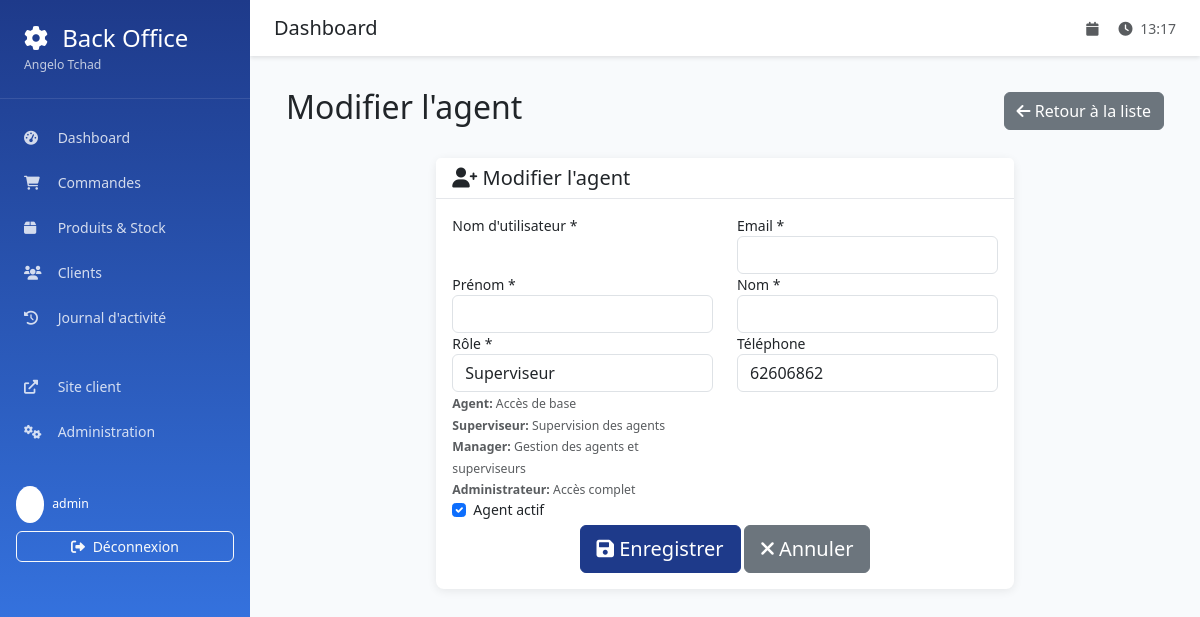
/backoffice/agents/2/update/ (signed in), run on the app's committed database.
### backoffice/models.py (models this page shows, shortened)
class AgentProfile(models.Model):
    ROLE_CHOICES = [
        ('agent', 'Agent'),
        ('supervisor', 'Superviseur'),
        ('manager', 'Manager'),
        ('admin', 'Administrateur'),
    ]
    user = models.OneToOneField(
        User,
        on_delete=models.CASCADE,
        verbose_name="Utilisateur"
    )
    role = models.CharField(
        max_length=20,
        choices=ROLE_CHOICES,
        default='agent',
        verbose_name="Rôle"
    )
    phone_number = models.CharField(
        max_length=17,
        blank=True,
        verbose_name="Numéro de téléphone"
    )
    is_active = models.BooleanField(default=True, verbose_name="Actif")
    created_at = models.DateTimeField(auto_now_add=True)
    class Meta:
        verbose_name = "Profil Agent"
        verbose_name_plural = "Profils Agents"

### backoffice/views.py (the view)
# urls.py: path('agents/<int:agent_id>/update/', views.agent_update, name='agent_update'),
@login_required
def agent_update(request, agent_id):
    if not (request.user.is_superuser or
            (hasattr(request.user, 'agentprofile') and request.user.agentprofile.can_manage_agents)):
        messages.error(request, 'Vous n\'avez pas les permissions pour modifier des agents.')
        return redirect('backoffice:dashboard')
    agent_user = get_object_or_404(User, id=agent_id)
    agent_profile = get_object_or_404(AgentProfile, user=agent_user)
    if request.method == 'POST':
        form = AgentUpdateForm(request.POST, instance=agent_profile)
        if form.is_valid():
            form.save()
            ActivityLog.objects.create(
                agent=request.user,
                action='agent_updated',
                description=f'Agent modifié: {agent_user.get_full_name()} ({agent_user.username})'
            )
            messages.success(request, f'Agent {agent_user.get_full_name()} modifié avec succès.')
            return redirect('backoffice:agents_list')
    else:
        form = AgentUpdateForm(instance=agent_profile)
    context = {
        'form': form,
        'agent_user': agent_user,
        'title': f'Modifier l\'agent {agent_user.get_full_name()}'
    }
    return render(request, 'backoffice/agent_form.html', context)

### templates/backoffice/agent_form.html (shortened to what this page needs)
{% extends 'backoffice/base.html' %}
{% load static %}
{% block content %}
<div class="container-fluid">
    <div class="d-flex justify-content-between align-items-center mb-4">
        <h2>{{ title }}</h2>
        <a href="{% url 'backoffice:agents_list' %}" class="btn btn-secondary">
            <i class="fas fa-arrow-left"></i> Retour à la liste
        </a>
    </div>
    <div class="row justify-content-center">
        <div class="col-md-8">
            <div class="card">
                <div class="card-header">
                    <h5 class="mb-0">
                        <i class="fas fa-user-plus"></i> {{ title }}
                    </h5>
                </div>
                <div class="card-body">
                    <form method="post">
                        <div class="row">
                            <div class="col-md-6">
                                <div class="form-group">
                                    <label for="{{ form.username.id_for_label }}">Nom d'utilisateur *</label>
                                </div>
                            </div>
                            <div class="col-md-6">
                                <div class="form-group">
                                    <label for="{{ form.email.id_for_label }}">Email *</label>
                                    {{ form.email }}
                                </div>
                            </div>
                        </div>
                        <div class="row">
                            <div class="col-md-6">
                                <div class="form-group">
                                    <label for="{{ form.first_name.id_for_label }}">Prénom *</label>
                                    {{ form.first_name }}
                                </div>
                            </div>
                            <div class="col-md-6">
                                <div class="form-group">
                                    <label for="{{ form.last_name.id_for_label }}">Nom *</label>
                                    {{ form.last_name }}
                                </div>
                            </div>
                        </div>
                        <div class="row">
                            <div class="col-md-6">
                                <div class="form-group">
                                    <label for="{{ form.role.id_for_label }}">Rôle *</label>
                                    {{ form.role }}
                                    <small class="form-text text-muted">
                                        <strong>Agent:</strong> Accès de base<br>
                                        <strong>Superviseur:</strong> Supervision des agents<br>
                                        <strong>Manager:</strong> Gestion des agents et superviseurs<br>
                                        <strong>Administrateur:</strong> Accès complet
                                    </small>
                                </div>
                            </div>
                            <div class="col-md-6">
                                <div class="form-group">
                                    <label for="{{ form.phone_number.id_for_label }}">Téléphone</label>
                                    {{ form.phone_number }}
                                </div>
                            </div>
                        </div>
                        {% if form.is_active %}
                        <div class="form-group">
                            <div class="form-check">
                                {{ form.is_active }}
                                <label class="form-check-label" for="{{ form.is_active.id_for_label }}">
                                    Agent actif
                                </label>
                            </div>
                        </div>
                        {% endif %}
                        <div class="form-group text-center">
                            <button type="submit" class="btn btn-primary btn-lg">
                                <i class="fas fa-save"></i> Enregistrer
                            </button>
                            <a href="{% url 'backoffice:agents_list' %}" class="btn btn-secondary btn-lg ml-2">
                                <i class="fas fa-times"></i> Annuler
                            </a>
                        </div>
                    </form>
                </div>
            </div>
        </div>
    </div>
</div>
{% endblock %}

### templates/backoffice/base.html (shortened to what this page needs)
<!DOCTYPE html>
<html lang="fr">
<head>
    <link href="https://cdn.jsdelivr.net/npm/bootstrap@5.3.0/dist/css/bootstrap.min.css" rel="stylesheet">
    <link href="https://cdnjs.cloudflare.com/ajax/libs/font-awesome/6.0.0/css/all.min.css" rel="stylesheet">
</head>
<body>
    <nav class="sidebar" id="sidebar">
        <div class="sidebar-header">
            <h4 class="mb-0">
                <i class="fas fa-cog me-2"></i>
                Back Office
            </h4>
            <small class="text-light opacity-75">Angelo Tchad</small>
        </div>
        <ul class="nav flex-column sidebar-nav">
            <li class="nav-item">
                <a class="nav-link {% if request.resolver_match.url_name == 'dashboard' %}active{% endif %}"
                   href="{% url 'backoffice:dashboard' %}">
                    <i class="fas fa-tachometer-alt"></i>
                    Dashboard
                </a>
            </li>
            <li class="nav-item">
                <a class="nav-link {% if 'orders' in request.resolver_match.url_name %}active{% endif %}"
                   href="{% url 'backoffice:orders_list' %}">
                    <i class="fas fa-shopping-cart"></i>
                    Commandes
                </a>
            </li>
            <li class="nav-item">
                <a class="nav-link {% if 'products' in request.resolver_match.url_name %}active{% endif %}"
                   href="{% url 'backoffice:products_list' %}">
                    <i class="fas fa-box"></i>
                    Produits & Stock
                </a>
            </li>
            <li class="nav-item">
                <a class="nav-link {% if 'clients' in request.resolver_match.url_name %}active{% endif %}"
                   href="{% url 'backoffice:clients_list' %}">
                    <i class="fas fa-users"></i>
                    Clients
                </a>
            </li>
            <li class="nav-item">
                <a class="nav-link {% if request.resolver_match.url_name == 'activity_log' %}active{% endif %}"
                   href="{% url 'backoffice:activity_log' %}">
                    <i class="fas fa-history"></i>
                    Journal d'activité
                </a>
            </li>
            <li class="nav-item mt-4">
                <a class="nav-link" href="{% url 'orders:home' %}" target="_blank">
                    <i class="fas fa-external-link-alt"></i>
                    Site client
                </a>
            </li>
            <li class="nav-item">
                <a class="nav-link" href="/admin/" target="_blank">
                    <i class="fas fa-cogs"></i>
                    Administration
                </a>
            </li>
        </ul>
        <div class="mt-auto p-3">
            <div class="d-flex align-items-center mb-2">
                <div class="bg-white bg-opacity-20 rounded-circle p-2 me-2">
                    <i class="fas fa-user"></i>
                </div>
                <div>
                    <small class="d-block">{{ user.get_full_name|default:user.username }}</small>
                </div>
            </div>
            <a href="{% url 'backoffice:logout' %}" class="btn btn-outline-light btn-sm w-100">
                <i class="fas fa-sign-out-alt me-1"></i>
                Déconnexion
            </a>
        </div>
    </nav>
    <div class="main-content">
        <div class="top-navbar d-flex justify-content-between align-items-center">
            <div class="d-flex align-items-center">
                <h5 class="mb-0">{% block page_title %}Dashboard{% endblock %}</h5>
            </div>
            <div class="d-flex align-items-center">
                <span class="text-muted me-3">
                    <i class="fas fa-calendar me-1"></i>
                </span>
                <span class="text-muted">
                    <i class="fas fa-clock me-1"></i>
                    <span id="current-time"></span>
                </span>
            </div>
        </div>
        <div class="content-wrapper">
            {% block content %}{% endblock %}
        </div>
    </div>
</body>
</html>

### templates/backoffice/base.html (style rules this page uses)
:root { --primary-color: #1e3a8a; --secondary-color: #f8fafc; --accent-color: #3b82f6; --success-color: #10b981; --warning-color: #f59e0b; --danger-color: #ef4444; --sidebar-width: 250px; }
body { font-family: 'Segoe UI', Tahoma, Geneva, Verdana, sans-serif; background-color: var(--secondary-color); font-size: 14px; }
.sidebar { position: fixed; top: 0; left: 0; height: 100vh; width: var(--sidebar-width); background: linear-gradient(180deg, var(--primary-color), var(--accent-color)); color: white; z-index: 1000; transition: transform 0.3s ease; }
.sidebar-header { padding: 1.5rem; border-bottom: 1px solid rgba(255,255,255,0.1); }
.sidebar-nav { padding: 1rem 0; }
.sidebar-nav .nav-link { color: rgba(255,255,255,0.8); padding: 0.75rem 1.5rem; border: none; transition: all 0.3s ease; }
.sidebar-nav .nav-link i { width: 20px; margin-right: 10px; }
.main-content { margin-left: var(--sidebar-width); min-height: 100vh; transition: margin-left 0.3s ease; }
.top-navbar { background-color: white; box-shadow: 0 2px 4px rgba(0,0,0,0.1); padding: 1rem 1.5rem; margin-bottom: 2rem; }
.content-wrapper { padding: 0 1.5rem 2rem; }
.card { border: none; box-shadow: 0 2px 10px rgba(0,0,0,0.08); border-radius: 8px; }
.card-header { background-color: white; border-bottom: 1px solid #e5e7eb; font-weight: 600; }
.btn { border-radius: 6px; font-weight: 500; }
.btn-primary { background-color: var(--primary-color); border-color: var(--primary-color); }

### data on the page
AgentProfile: role "Superviseur", phone_number "62606862", is_active "☑"

### other printed values
{{ user.get_full_name|default:user.username }} "admin"
{{ title }} "Modifier l'agent"
